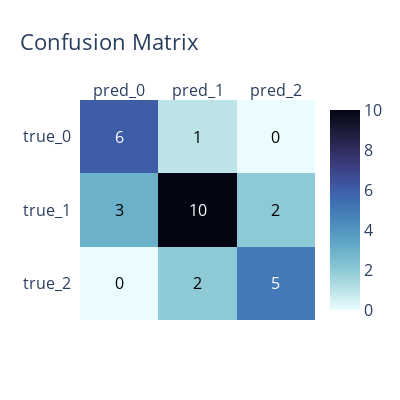

Notebook source saved alongside this figure:
### Code cell
def plot_confusion_matrix(cm):
    cm = cm[::-1]
    cm = pd.DataFrame(cm, columns=['pred_0', 'pred_1', 'pred_2'], index=['true_2','true_1', 'true_0'])

    fig = ff.create_annotated_heatmap(z=cm.values, x=list(cm.columns), y=list(cm.index), 
                                      colorscale='ice', showscale=True, reversescale=True)
    fig.update_layout(width=400, height=400, title='Confusion Matrix', font_size=16)
    fig.show()

plot_confusion_matrix(cm)

### Figure 1 — Plotly figure (JSON) as saved in the notebook; plotly's stock layout.template omitted (floating-point values rounded to 4 significant figures)
{"data": [{"colorscale": [[0, "rgb(3, 5, 18)"], [0.09091, "rgb(25, 25, 51)"], [0.1818, "rgb(44, 42, 87)"], [0.2727, "rgb(58, 60, 125)"], [0.3636, "rgb(62, 83, 160)"], [0.4545, "rgb(62, 109, 178)"], [0.5455, "rgb(72, 134, 187)"], [0.6364, "rgb(89, 159, 196)"], [0.7273, "rgb(114, 184, 205)"], [0.8182, "rgb(149, 207, 216)"], [0.9091, "rgb(192, 229, 232)"], [1, "rgb(234, 252, 253)"]], "reversescale": true, "showscale": true, "type": "heatmap", "x": ["pred_0", "pred_1", "pred_2"], "y": ["true_2", "true_1", "true_0"], "z": [[0, 2, 5], [3, 10, 2], [6, 1, 0]]}], "layout": {"annotations": [{"font": {"color": "#000000"}, "showarrow": false, "text": "0", "x": "pred_0", "xref": "x", "y": "true_2", "yref": "y"}, {"font": {"color": "#000000"}, "showarrow": false, "text": "2", "x": "pred_1", "xref": "x", "y": "true_2", "yref": "y"}, {"font": {"color": "#FFFFFF"}, "showarrow": false, "text": "5", "x": "pred_2", "xref": "x", "y": "true_2", "yref": "y"}, {"font": {"color": "#000000"}, "showarrow": false, "text": "3", "x": "pred_0", "xref": "x", "y": "true_1", "yref": "y"}, {"font": {"color": "#FFFFFF"}, "showarrow": false, "text": "10", "x": "pred_1", "xref": "x", "y": "true_1", "yref": "y"}, {"font": {"color": "#000000"}, "showarrow": false, "text": "2", "x": "pred_2", "xref": "x", "y": "true_1", "yref": "y"}, {"font": {"color": "#FFFFFF"}, "showarrow": false, "text": "6", "x": "pred_0", "xref": "x", "y": "true_0", "yref": "y"}, {"font": {"color": "#000000"}, "showarrow": false, "text": "1", "x": "pred_1", "xref": "x", "y": "true_0", "yref": "y"}, {"font": {"color": "#000000"}, "showarrow": false, "text": "0", "x": "pred_2", "xref": "x", "y": "true_0", "yref": "y"}], "font": {"size": 16}, "height": 400, "title": {"text": "Confusion Matrix"}, "width": 400, "xaxis": {"dtick": 1, "gridcolor": "rgb(0, 0, 0)", "side": "top", "ticks": ""}, "yaxis": {"dtick": 1, "ticks": "", "ticksuffix": "  "}}}
